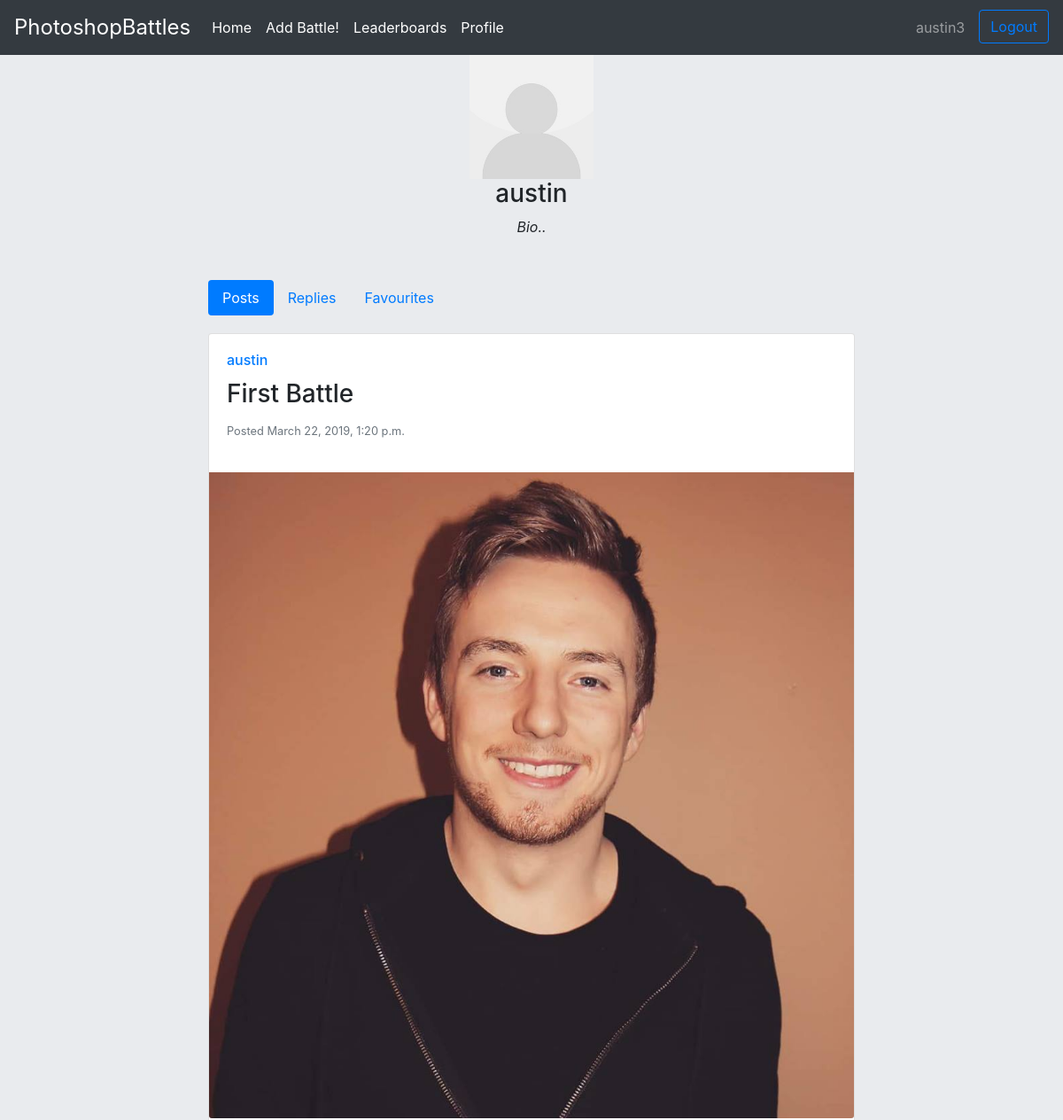
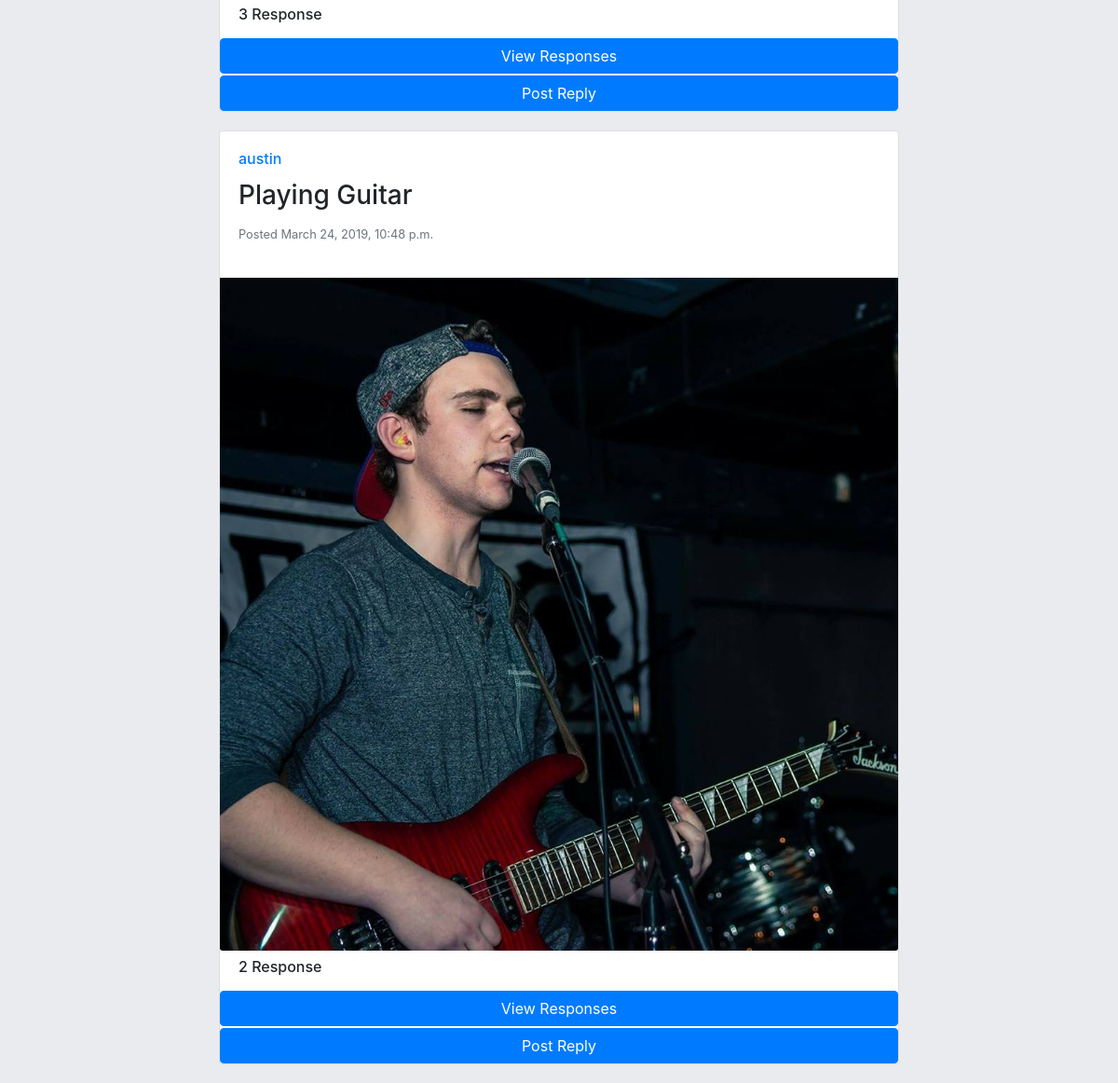
Page /profile/austin (signed in) on the committed database (2 pictures, top to bottom).
### accounts/models.py (models this page shows, shortened)
class Profile(models.Model):
    user = models.OneToOneField(User, on_delete=models.CASCADE)
    image = models.ImageField(default='default.jpg',upload_to='profile_pics')
    bio = models.TextField(max_length=400, default='Bio..')

### application/models.py (models this page shows, shortened)
class Post(models.Model):
    user = models.ForeignKey(User,on_delete=models.CASCADE)
    title = models.CharField(max_length=40)
    image = models.ImageField(upload_to='post_pictures')
    pub_date = models.DateTimeField('date published')

### accounts/views.py (the view)
# urls.py: path('profile/<str:username>',profile_view),
def profile_view(request, username):
    user_object = get_object_or_404(User, username=username)
    profile = user_object.profile
    posts_by_user = Post.objects.filter(user=user_object)
    replies_by_user = Reply.objects.filter(user=user_object)
    context = {
        'user_object': user_object,
        'profile': profile,
        'posts_by_user': posts_by_user,
        'replies_by_user': replies_by_user
    }
    return render(request, 'accounts/profile.html', context)

### application/models.py (called while the page is built)
    def like_list(self):
        liked_list = []
        for u in self.liked_set.all():
            liked_list.append(u.user.username)
        return liked_list

    def favourite_list(self):
        favourite_list = []
        for u in self.favourite_set.all():
            favourite_list.append(u.user.username)
        return favourite_list

### accounts/templates/accounts/profile.html (shortened to what this page needs)
{% extends 'accounts/base_layout.html' %}
{% block container %}
        <div class="row justify-content-sm-center">
          <div class="col-sm-8">
          <center>
          <img src="/media/{{profile.image}}" width="140" height="140">
        <h3>{{user_object.username}}</h3>
        <em>{{profile.bio}}</em>
        <br><br>
        </center><br>
            <ul class="nav nav-pills mb-3" id="pills-tab" role="tablist">
  <li class="nav-item">
    <a class="nav-link active" id="pills-posts-tab" data-toggle="pill" href="#pills-posts" role="tab" aria-controls="pills-posts" aria-selected="true">Posts</a>
  </li>
  <li class="nav-item">
    <a class="nav-link" id="pills-replies-tab" data-toggle="pill" href="#pills-replies" role="tab" aria-controls="pills-replies" aria-selected="false">Replies</a>
  </li>
  <li class="nav-item">
      <a class="nav-link" id="pills-favourites-tab" data-toggle="pill" href="#pills-favourites" role="tab" aria-controls="pills-favourites" aria-selected="false">Favourites</a>
    </li>
</ul>
<div class="tab-content" id="pills-tabContent">
  <div class="tab-pane fade show active" id="pills-posts" role="tabpanel" aria-labelledby="pills-posts-tab">
             {% for post in posts_by_user %}
              {% include 'application/post.html' %}
            {% endfor %}
  </div>
</div>
          </div>
        </div>
    </div>
{% endblock %}

### accounts/templates/accounts/base_layout.html (shortened to what this page needs)
{% load static %}
<!DOCTYPE html>
{% block html %}
<html lang="en">
    {% block head %}
    <head>
        <link rel="stylesheet" href="https://maxcdn.bootstrapcdn.com/bootstrap/4.0.0/css/bootstrap.min.css">
        <link rel="stylesheet" href="{% static 'css/main.css' %}"
        {% block extra_css %}{% endblock %}
    </head>
    {% endblock %}
    {% block body %}
    <body>
        {% block nav %}
   <nav class="navbar navbar-expand-lg navbar-dark bg-dark">
  <a class="navbar-brand site-title" href="/">PhotoshopBattles</a>
  <div class="collapse navbar-collapse" id="navbarSupportedContent">
    <ul class="navbar-nav mr-auto">
      <li class="nav-item active">
        <a class="nav-link" href="/">Home <span class="sr-only">(current)</span></a>
      </li>
      {% if user.is_authenticated %}
      <li class="nav-item active">
        <a class="nav-link" href="/new_post">Add Battle! <span class="sr-only">(current)</span></a>
      </li>
      {% endif %}
      <li class="nav-item active">
        <a class="nav-link" href="/leaderboard">Leaderboards <span class="sr-only">(current)</span></a>
      </li>
      {% if user.is_authenticated %}
      <li class="nav-item active">
          <a class="nav-link" href="/profile/{{user.username}}">Profile <span class="sr-only">(current)</span></a>
      </li>
      {% endif %}
    </ul>
    <ul class="navbar-nav m1-auto">
    {% if not user.is_authenticated %}
        <li class="nav-item">
        <a class="btn btn-outline-primary" href="/account/login">Login</a>
      </li>
       <li class="nav-item">
        <a class="btn btn-primary signup-button" href="/account/register">Signup</a>
      </li>
    {% else %}
        <li class="nav-item">
        <a class="nav-link" href="/profile/{{user.username}}">{{ user.username }}</a>
      </li>
      <li class="nav-item">
        <a class="btn btn-outline-primary logout-button" href="/account/logout">Logout</a>
      </li>
    {% endif %}
    </ul>
  </div>
</nav>
        {% endblock %}
        {% block body_content %}
            <div class="container">
                {% block container %}{% endblock %}
        {% endblock %}
    </body>
    {% endblock %}
</html>
{% endblock %}

### application/templates/application/post.html (shortened to what this page needs)
<div class="post">
  <div class="card">
    <div class="card-body">
      <h6 class="card-title username"><a href="/profile/{{post.user}}">{{post.user}}</a></h6>
      <h3 class="card-title post-title">{{post.title}}</h6>
      <p class="card-text date-posted post-date"><small class="text-muted">Posted {{post.pub_date}}</small></p>
    </div>
    <img class="card-img-bottom" src="/media/{{ post.image }}" alt="{{post.title}}" >
    {% if post.reply_set.all %}
    {% if post.reply_set.count >= 1 %}
    <h6 class="reply-heading">{{ post.reply_set.count }} Response</h6>
    <button type="button" class="btn btn-primary" data-toggle="modal" data-target=".bd-example-modal-md-{{post.id}}">View Responses</button>
    {% if user.is_authenticated %}
    <button type="button" class="btn btn-primary reply-button" data-toggle="modal" data-target=".bd-example-modal-md-{{post.id}}-reply">Post Reply</button>
    {%endif%}
    {% endif %}
    {% endif %}
  </div>
</div>

### static/css/main.css (style rules this page uses)
body { background: #E9EBEE; }
@media only screen and (min-width: 992px) { .logout-button { margin-left: 8px; } }
.site-title { font-size: 1.5rem; }
.post { margin: 20px 0; }
.reply-heading { padding: 0.5rem 1.25rem; }
.reply-button { margin-top:2px; }
.post-date { float:left; }

### rows in the picture
Profile: image (placeholder picture), bio "Bio.."
Post: user "austin", title "First Battle", pub_date "March 22, 2019, 1:20 p.m.", image (picture), reply_set.count "3"
Post: user "austin", title "Playing Guitar", pub_date "March 24, 2019, 10:48 p.m.", image (picture), reply_set.count "2"

### other values in the picture
{{ user.username }} "austin3"
{{ user_object.username }} "austin"
